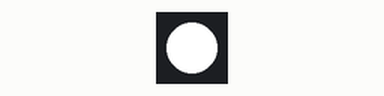
Bench run of a sketch on a simulated Arduino Mega 2560, built with avr-gcc and run on an emulated ATmega2560. Parts: 1 RGB LEDs in strip order, left to right.

Above: at 0.2 s.
At 0.9 s:
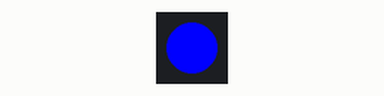
At 2.65 s:
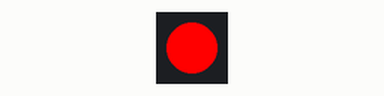
Timing chart, 0 to 3.0 s (numbered marks = the images above):
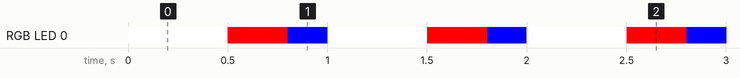

The sketch:

code.ino
```cpp
#include <Adafruit_NeoPixel.h> //This is the module that will be loaded by the include which is Adafruit_neopixel

#define LED_PIN 48      // This may be different on your board no of pins on the board
#define NUMPIXELS 1

Adafruit_NeoPixel pixels(NUMPIXELS, LED_PIN, NEO_GRB + NEO_KHZ800);

void setup() {
  pixels.begin();
}

void loop() {

  // White It can be green but in my eyes these looks like white so
  pixels.setPixelColor(0, pixels.Color(255, 255, 255)); // This means that show this colours for now
  pixels.show();// it will show the basically the pixels
  delay(500);// Nothing time delay between the flash of different lights.

  // Red
  pixels.setPixelColor(0, pixels.Color(255, 0, 0));
  pixels.show();
  delay(300);

  // Blue
  pixels.setPixelColor(0, pixels.Color(0, 0, 255));
  pixels.show();
  delay(200);

}
```

Measured:
- by itself, RGB LED 0: repeats every 1.0 s: RGB(255, 0, 0) 0.30 s, RGB(0, 0, 255) 0.20 s, RGB(255, 255, 255) 0.50 s
- by itself, everything shown: repeats every 1.0 s, in 3 steps
